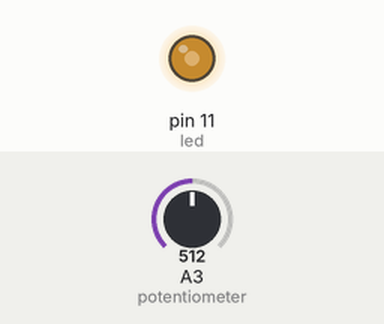
Bench run of a sketch on a simulated Arduino Uno, built with avr-gcc and run on an emulated ATmega328P. Parts: output pins drawn as LEDs (lit = HIGH). The inputs (shaded band) are chosen by the test bench; at power-on: A3 (potentiometer) = 512.

Above: at 1.2 s.
1.3 s: A3 (potentiometer) set to 716
At 2.5 s:
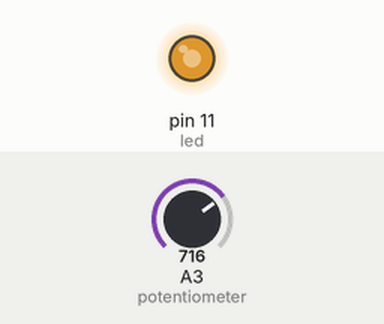
2.8 s: A3 (potentiometer) set to 900
At 3.7 s:
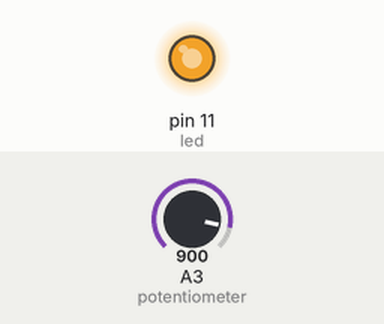
4.3 s: A3 (potentiometer) set to 122
At 4.9 s:
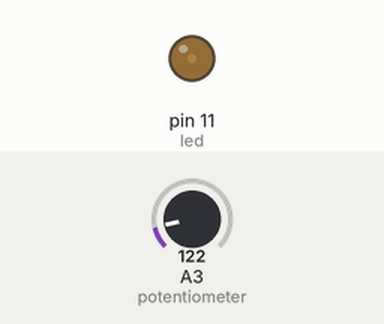
5.8 s: A3 (potentiometer) set to 0
At 7.2 s:
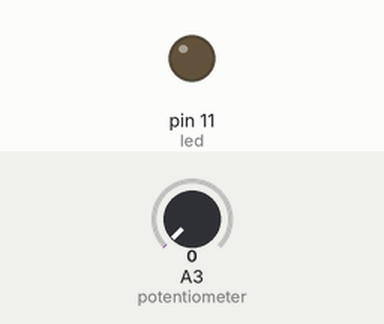
Timing chart, 0 to 8.3 s (numbered marks = the images above; inputs shaded):
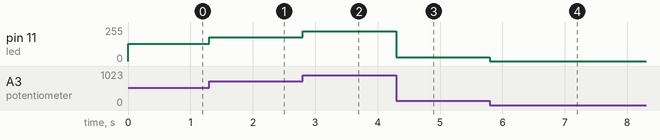

The sketch:

led_dimmer.ino
```cpp
// (licence header left out)
const int led = 11;
const int potentiometer = A3;

void setup(void)
{
  pinMode(led,OUTPUT);
}

void loop(void)
{
  analogWrite(led,analogRead(potentiometer)/4);
}
```

Measured:
- after the input at 1.3 s, pin 11 (led): 128/255 → 179/255 at once
- after the input at 2.8 s, pin 11 (led): 179/255 → 225/255 at once
- after the input at 4.3 s, pin 11 (led): 225/255 → 30/255 at once
- after the input at 5.8 s, pin 11 (led): 30/255 → 0/255 at once
